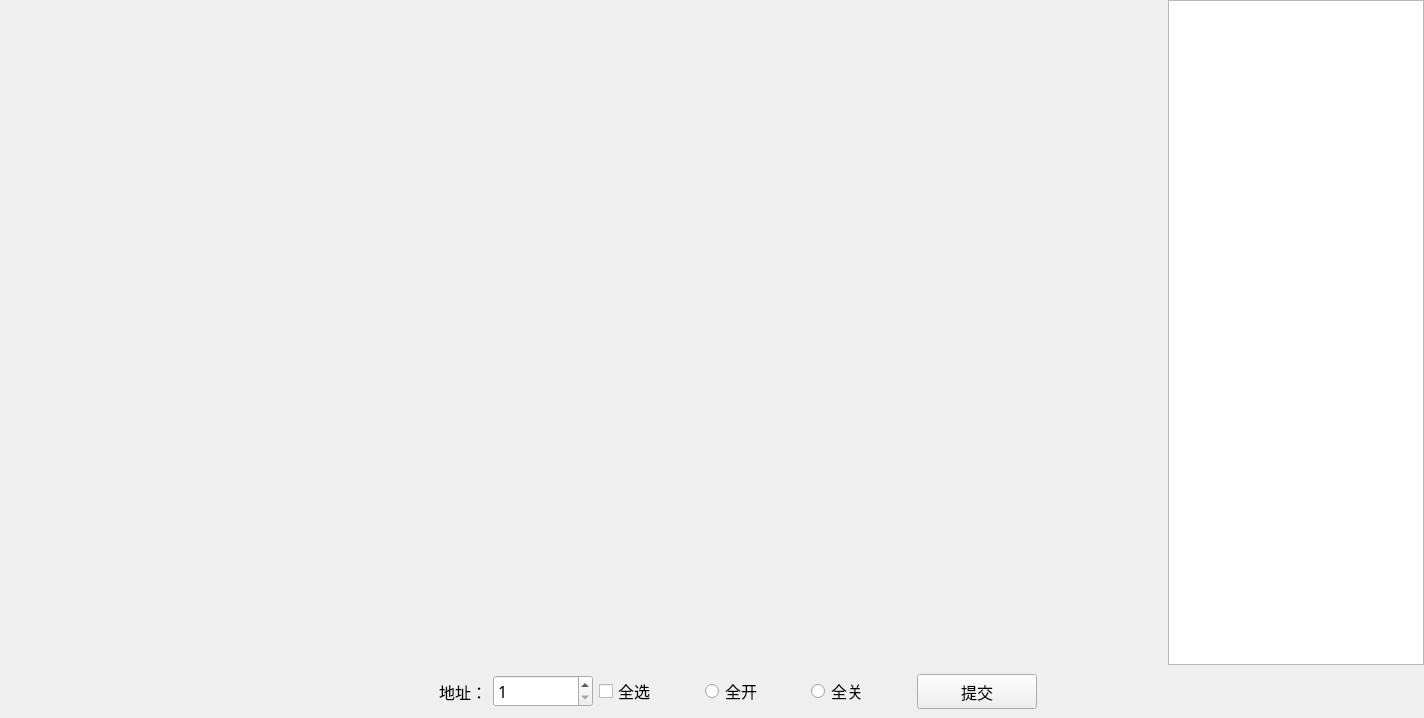
<?xml version="1.0" encoding="UTF-8"?>
<ui version="4.0">
 <class>ZTest_SwWid</class>
 <widget class="QWidget" name="ZTest_SwWid">
  <property name="geometry">
   <rect>
    <x>0</x>
    <y>0</y>
    <width>1424</width>
    <height>718</height>
   </rect>
  </property>
  <property name="windowTitle">
   <string>Form</string>
  </property>
  <layout class="QGridLayout" name="gridLayout_2">
   <property name="leftMargin">
    <number>0</number>
   </property>
   <property name="topMargin">
    <number>0</number>
   </property>
   <property name="rightMargin">
    <number>0</number>
   </property>
   <property name="bottomMargin">
    <number>0</number>
   </property>
   <property name="spacing">
    <number>0</number>
   </property>
   <item row="0" column="0">
    <layout class="QHBoxLayout" name="horizontalLayout">
     <item>
      <widget class="QWidget" name="widget" native="true">
       <property name="sizePolicy">
        <sizepolicy hsizetype="Preferred" vsizetype="Preferred">
         <horstretch>200</horstretch>
         <verstretch>0</verstretch>
        </sizepolicy>
       </property>
       <property name="minimumSize">
        <size>
         <width>800</width>
         <height>400</height>
        </size>
       </property>
       <layout class="QGridLayout" name="gridLayout">
        <item row="5" column="1">
         <widget class="QWidget" name="widget_17" native="true">
          <property name="styleSheet">
           <string notr="true"/>
          </property>
         </widget>
        </item>
        <item row="5" column="2">
         <widget class="QWidget" name="widget_18" native="true">
          <property name="styleSheet">
           <string notr="true"/>
          </property>
         </widget>
        </item>
        <item row="3" column="2">
         <widget class="QWidget" name="widget_12" native="true">
          <property name="styleSheet">
           <string notr="true"/>
          </property>
         </widget>
        </item>
        <item row="3" column="1">
         <widget class="QWidget" name="widget_11" native="true">
          <property name="styleSheet">
           <string notr="true"/>
          </property>
         </widget>
        </item>
        <item row="4" column="1">
         <widget class="QWidget" name="widget_14" native="true">
          <property name="styleSheet">
           <string notr="true"/>
          </property>
         </widget>
        </item>
        <item row="4" column="0">
         <widget class="QWidget" name="widget_13" native="true">
          <property name="styleSheet">
           <string notr="true"/>
          </property>
         </widget>
        </item>
        <item row="4" column="2">
         <widget class="QWidget" name="widget_15" native="true">
          <property name="styleSheet">
           <string notr="true"/>
          </property>
         </widget>
        </item>
        <item row="8" column="2">
         <widget class="QWidget" name="widget_24" native="true">
          <property name="styleSheet">
           <string notr="true"/>
          </property>
         </widget>
        </item>
        <item row="3" column="0">
         <widget class="QWidget" name="widget_10" native="true">
          <property name="styleSheet">
           <string notr="true"/>
          </property>
         </widget>
        </item>
        <item row="2" column="2">
         <widget class="QWidget" name="widget_9" native="true">
          <property name="styleSheet">
           <string notr="true"/>
          </property>
         </widget>
        </item>
        <item row="2" column="1">
         <widget class="QWidget" name="widget_8" native="true">
          <property name="styleSheet">
           <string notr="true"/>
          </property>
         </widget>
        </item>
        <item row="1" column="0">
         <widget class="QWidget" name="widget_4" native="true">
          <property name="styleSheet">
           <string notr="true"/>
          </property>
         </widget>
        </item>
        <item row="0" column="0">
         <widget class="QWidget" name="widget_1" native="true">
          <property name="styleSheet">
           <string notr="true"/>
          </property>
         </widget>
        </item>
        <item row="1" column="2">
         <widget class="QWidget" name="widget_6" native="true">
          <property name="styleSheet">
           <string notr="true"/>
          </property>
         </widget>
        </item>
        <item row="0" column="1">
         <widget class="QWidget" name="widget_2" native="true">
          <property name="styleSheet">
           <string notr="true"/>
          </property>
         </widget>
        </item>
        <item row="2" column="0">
         <widget class="QWidget" name="widget_7" native="true">
          <property name="styleSheet">
           <string notr="true"/>
          </property>
         </widget>
        </item>
        <item row="1" column="1">
         <widget class="QWidget" name="widget_5" native="true">
          <property name="styleSheet">
           <string notr="true"/>
          </property>
         </widget>
        </item>
        <item row="0" column="2">
         <widget class="QWidget" name="widget_3" native="true">
          <property name="styleSheet">
           <string notr="true"/>
          </property>
         </widget>
        </item>
        <item row="6" column="2">
         <widget class="QWidget" name="widget_21" native="true">
          <property name="styleSheet">
           <string notr="true"/>
          </property>
         </widget>
        </item>
        <item row="5" column="0">
         <widget class="QWidget" name="widget_16" native="true">
          <property name="styleSheet">
           <string notr="true"/>
          </property>
         </widget>
        </item>
        <item row="8" column="0">
         <widget class="QWidget" name="widget_22" native="true">
          <property name="styleSheet">
           <string notr="true"/>
          </property>
         </widget>
        </item>
        <item row="8" column="1">
         <widget class="QWidget" name="widget_23" native="true">
          <property name="styleSheet">
           <string notr="true"/>
          </property>
         </widget>
        </item>
        <item row="6" column="0">
         <widget class="QWidget" name="widget_19" native="true">
          <property name="styleSheet">
           <string notr="true"/>
          </property>
         </widget>
        </item>
        <item row="6" column="1">
         <widget class="QWidget" name="widget_20" native="true">
          <property name="styleSheet">
           <string notr="true"/>
          </property>
         </widget>
        </item>
       </layout>
      </widget>
     </item>
     <item>
      <widget class="QTextEdit" name="textEdit">
       <property name="sizePolicy">
        <sizepolicy hsizetype="Expanding" vsizetype="Expanding">
         <horstretch>0</horstretch>
         <verstretch>0</verstretch>
        </sizepolicy>
       </property>
       <property name="minimumSize">
        <size>
         <width>200</width>
         <height>400</height>
        </size>
       </property>
       <property name="maximumSize">
        <size>
         <width>16777215</width>
         <height>16777215</height>
        </size>
       </property>
       <property name="font">
        <font>
         <family>微软雅黑</family>
         <pointsize>12</pointsize>
        </font>
       </property>
      </widget>
     </item>
    </layout>
   </item>
   <item row="1" column="0">
    <widget class="QWidget" name="widget_25" native="true">
     <layout class="QHBoxLayout" name="horizontalLayout_2">
      <item>
       <spacer name="horizontalSpacer">
        <property name="orientation">
         <enum>Qt::Horizontal</enum>
        </property>
        <property name="sizeHint" stdset="0">
         <size>
          <width>40</width>
          <height>20</height>
         </size>
        </property>
       </spacer>
      </item>
      <item>
       <widget class="QLabel" name="label">
        <property name="minimumSize">
         <size>
          <width>100</width>
          <height>30</height>
         </size>
        </property>
        <property name="font">
         <font>
          <family>微软雅黑</family>
          <pointsize>12</pointsize>
         </font>
        </property>
        <property name="text">
         <string>地址：</string>
        </property>
        <property name="alignment">
         <set>Qt::AlignRight|Qt::AlignTrailing|Qt::AlignVCenter</set>
        </property>
       </widget>
      </item>
      <item>
       <widget class="QSpinBox" name="spinBox">
        <property name="minimumSize">
         <size>
          <width>100</width>
          <height>30</height>
         </size>
        </property>
        <property name="font">
         <font>
          <family>微软雅黑</family>
          <pointsize>12</pointsize>
         </font>
        </property>
        <property name="minimum">
         <number>1</number>
        </property>
       </widget>
      </item>
      <item>
       <widget class="QCheckBox" name="checkBox">
        <property name="minimumSize">
         <size>
          <width>100</width>
          <height>30</height>
         </size>
        </property>
        <property name="font">
         <font>
          <family>微软雅黑</family>
          <pointsize>12</pointsize>
         </font>
        </property>
        <property name="text">
         <string>全选</string>
        </property>
       </widget>
      </item>
      <item>
       <widget class="QRadioButton" name="openRadio">
        <property name="minimumSize">
         <size>
          <width>100</width>
          <height>30</height>
         </size>
        </property>
        <property name="font">
         <font>
          <family>微软雅黑</family>
          <pointsize>12</pointsize>
         </font>
        </property>
        <property name="text">
         <string>全开</string>
        </property>
       </widget>
      </item>
      <item>
       <widget class="QRadioButton" name="closeRadio">
        <property name="minimumSize">
         <size>
          <width>100</width>
          <height>30</height>
         </size>
        </property>
        <property name="font">
         <font>
          <family>微软雅黑</family>
          <pointsize>12</pointsize>
         </font>
        </property>
        <property name="text">
         <string>全关</string>
        </property>
       </widget>
      </item>
      <item>
       <widget class="QPushButton" name="pushButton">
        <property name="minimumSize">
         <size>
          <width>120</width>
          <height>35</height>
         </size>
        </property>
        <property name="font">
         <font>
          <family>微软雅黑</family>
          <pointsize>12</pointsize>
         </font>
        </property>
        <property name="text">
         <string>提交</string>
        </property>
       </widget>
      </item>
      <item>
       <spacer name="horizontalSpacer_2">
        <property name="orientation">
         <enum>Qt::Horizontal</enum>
        </property>
        <property name="sizeHint" stdset="0">
         <size>
          <width>40</width>
          <height>20</height>
         </size>
        </property>
       </spacer>
      </item>
     </layout>
    </widget>
   </item>
  </layout>
 </widget>
 <resources/>
 <connections/>
</ui>
